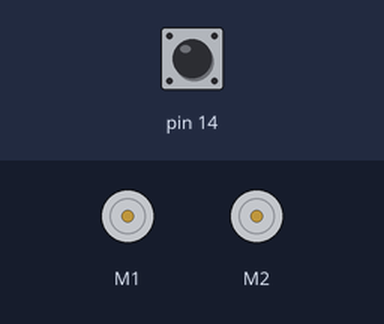
A sketch run on a simulated Arduino Leonardo, built with avr-gcc and run on an emulated ATmega32U4. Parts: 2 × DC motor (green arrow = forward, orange = backward, longer = faster). Inputs (shaded band) come from the test bench; at power-on: pin 14 HIGH. What the sketch prints to the serial monitor is not drawn.

Above: at 1.2 s.
1.3 s: pin 14 pulled LOW for 0.15 s
At 3.1 s:
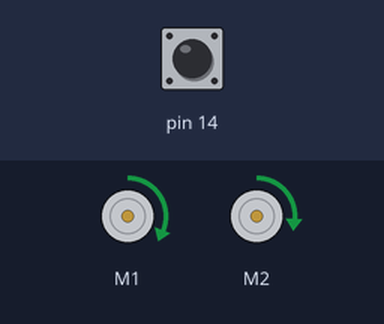
At 8.7 s:
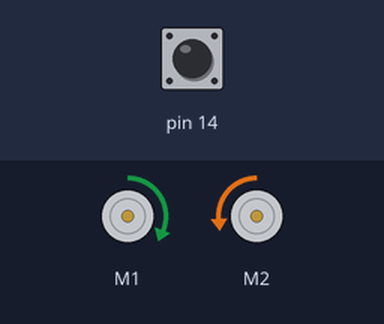
Timing chart, 0 to 29.6 s (numbered marks = the images above; inputs shaded):
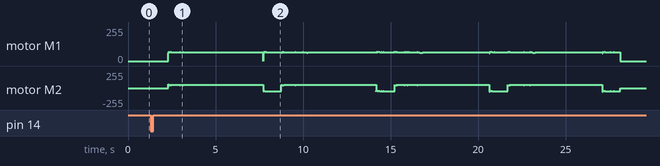

The sketch:

SquareMove.ino
```cpp
#include <Romi32U4.h>
#include <math.h>


Romi32U4Encoders encoders;
Romi32U4Motors motors;
Romi32U4ButtonA buttonA;

   // Parameters
   const int motor_power = 90;      // -300 to 300
   const int motor_offset = 5;       // Diff. when driving straight
   const int wheel_d = 70;           // Wheel diameter (mm)
   const float wheel_c = PI * wheel_d; // Wheel circumference (mm)
   const int counts_per_rev = 1440;   // (4 pairs N-S) * (120:1 gearbox) * (2 falling/rising edges) = 384


void setup()
{

}

void loop()
{
   if(buttonA.isPressed())
    {
     delay(1000);
     goStraight();
     turn90();
     goStraight();
     turn90();
     goStraight();
     turn90();
     goStraight();
     turn90();
    }
}

void goStraight()
{
    int drive_distance = 60.96;   // cm

    float num_rev = (drive_distance * 10) / wheel_c;  // Convert to mm
    unsigned long target_count = num_rev * counts_per_rev;

    int16_t enc_r = 0;
    int16_t enc_l = 0;

    int16_t enc_r_prev = enc_r;
    int16_t enc_l_prev = enc_l;

    // Set initial motor power
    int power_l = motor_power;
    int power_r = motor_power;

    // Used to determine which way to turn to adjust
    unsigned long diff_l;
    unsigned long diff_r;

    bool flag = true;
    while ( (enc_l < target_count) && (enc_r < target_count) ) {
      enc_r = abs(encoders.getCountsRight());
      enc_l = encoders.getCountsLeft();

      // Print out current number of ticks
      Serial.print(enc_l);
      Serial.print("\t");
      Serial.println(enc_r);

      // Drive
      motors.setSpeeds(power_l, power_r);

      // Number of ticks counted since last time
      diff_l = enc_l - enc_l_prev;
      diff_r = enc_r - enc_r_prev;

      // Store current tick counter for next time
      enc_l_prev = enc_l;
      enc_r_prev = enc_r;

      // If left is faster, slow it down and speed up right
      if ( diff_l > diff_r ) {
        power_l -= motor_offset;
        power_r += motor_offset;
      }

      // If right is faster, slow it down and speed up left
      if ( diff_l < diff_r ) {
        power_l += motor_offset;
        power_r -= motor_offset;
      }
    }
    motors.setSpeeds(0, 0);
    enc_l = encoders.getCountsAndResetLeft();
    enc_r = encoders.getCountsAndResetRight();
}


void turn90()
{
    // (90/360)*(robot_width*pi)/10 ~=11.07 cm bumped up to 12 cm for different surface
    int drive_distance = 11.07;   // cm

    float num_rev = (drive_distance * 10) / wheel_c;  // Convert to mm
    unsigned long target_count = num_rev * counts_per_rev;

    int16_t enc_r = 0;
    int16_t enc_l = 0;

    int16_t enc_r_prev = enc_r;
    int16_t enc_l_prev = enc_l;

    // Set initial motor power
    int power_l = motor_power;
    int power_r = -motor_power;

    // Used to determine which way to turn to adjust
    unsigned long diff_l;
    unsigned long diff_r;

    bool flag = true;
    while ( (enc_l < target_count) && (enc_r < target_count) ) {
      enc_r = abs(encoders.getCountsRight());
      enc_l = encoders.getCountsLeft();

      // Print out current number of ticks
      Serial.print(enc_l);
      Serial.print("\t");
      Serial.println(enc_r);

      // Drive
      motors.setSpeeds(power_l, power_r);

      // Number of ticks counted since last time
      diff_l = enc_l - enc_l_prev;
      diff_r = enc_r - enc_r_prev;

      // Store current tick counter for next time
      enc_l_prev = enc_l;
      enc_r_prev = enc_r;

      // If left is faster, slow it down and speed up right
      if ( diff_l > diff_r ) {
        power_l -= motor_offset;
        power_r -= motor_offset;
      }

      // If right is faster, slow it down and speed up left
      if ( diff_l < diff_r ) {
        power_l += motor_offset;
        power_r += motor_offset;
      }
    }
    motors.setSpeeds(0, 0);
    enc_l = encoders.getCountsAndResetLeft();
    enc_r = encoders.getCountsAndResetRight();
}
```
